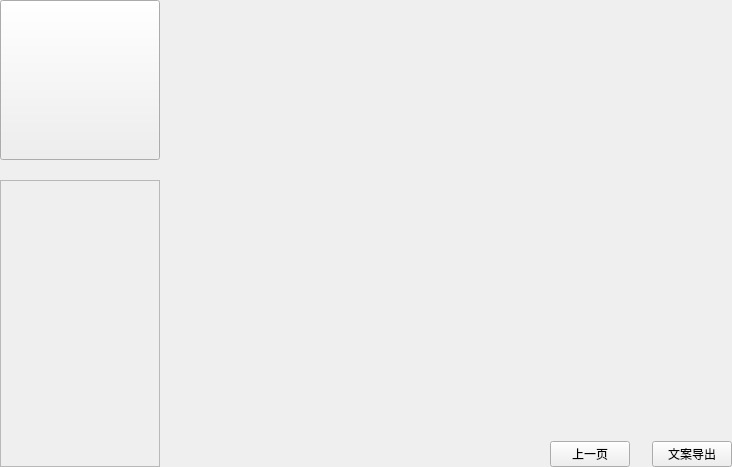
<?xml version="1.0" encoding="UTF-8"?>
<ui version="4.0">
 <class>RecipeElementWidget</class>
 <widget class="QWidget" name="RecipeElementWidget">
  <property name="geometry">
   <rect>
    <x>0</x>
    <y>0</y>
    <width>732</width>
    <height>467</height>
   </rect>
  </property>
  <property name="windowTitle">
   <string notr="true">RecipeElement</string>
  </property>
  <layout class="QHBoxLayout" name="horizontalLayout_3">
   <property name="spacing">
    <number>2</number>
   </property>
   <property name="leftMargin">
    <number>0</number>
   </property>
   <property name="topMargin">
    <number>0</number>
   </property>
   <property name="rightMargin">
    <number>0</number>
   </property>
   <property name="bottomMargin">
    <number>0</number>
   </property>
   <item>
    <layout class="QVBoxLayout" name="verticalLayout">
     <property name="spacing">
      <number>20</number>
     </property>
     <item>
      <widget class="QPushButton" name="m_btnIcon">
       <property name="minimumSize">
        <size>
         <width>160</width>
         <height>160</height>
        </size>
       </property>
       <property name="maximumSize">
        <size>
         <width>160</width>
         <height>160</height>
        </size>
       </property>
       <property name="text">
        <string/>
       </property>
      </widget>
     </item>
     <item>
      <widget class="DSGUI::DSToolListView" name="m_pToolListView">
       <property name="minimumSize">
        <size>
         <width>160</width>
         <height>0</height>
        </size>
       </property>
       <property name="maximumSize">
        <size>
         <width>160</width>
         <height>16777215</height>
        </size>
       </property>
       <property name="frameShape">
        <enum>QFrame::StyledPanel</enum>
       </property>
       <property name="frameShadow">
        <enum>QFrame::Raised</enum>
       </property>
      </widget>
     </item>
    </layout>
   </item>
   <item>
    <layout class="QVBoxLayout" name="verticalLayout_3">
     <item>
      <layout class="QVBoxLayout" name="verticalLayout_2">
       <item>
        <layout class="QHBoxLayout" name="horizontalLayout"/>
       </item>
       <item>
        <widget class="QStackedWidget" name="funcStackedWidget">
         <property name="currentIndex">
          <number>1</number>
         </property>
         <widget class="mainApp::RecipeListWidget" name="m_pRecipeWidget"/>
         <widget class="mainApp::ElementListWidget" name="m_pElementWidget"/>
        </widget>
       </item>
      </layout>
     </item>
     <item>
      <layout class="QHBoxLayout" name="horizontalLayout_2">
       <item>
        <spacer name="horizontalSpacer">
         <property name="orientation">
          <enum>Qt::Horizontal</enum>
         </property>
         <property name="sizeHint" stdset="0">
          <size>
           <width>40</width>
           <height>20</height>
          </size>
         </property>
        </spacer>
       </item>
       <item>
        <widget class="DSGUI::DSPushButton" name="m_btnFront">
         <property name="text">
          <string>上一页</string>
         </property>
        </widget>
       </item>
       <item>
        <spacer name="horizontalSpacer_2">
         <property name="orientation">
          <enum>Qt::Horizontal</enum>
         </property>
         <property name="sizeType">
          <enum>QSizePolicy::Fixed</enum>
         </property>
         <property name="sizeHint" stdset="0">
          <size>
           <width>20</width>
           <height>20</height>
          </size>
         </property>
        </spacer>
       </item>
       <item>
        <widget class="DSGUI::DSPushButton" name="m_btnExport">
         <property name="text">
          <string>文案导出</string>
         </property>
        </widget>
       </item>
      </layout>
     </item>
    </layout>
   </item>
  </layout>
 </widget>
 <customwidgets>
  <customwidget>
   <class>DSGUI::DSPushButton</class>
   <extends>QPushButton</extends>
   <header>PushButton/PushButton.h</header>
  </customwidget>
  <customwidget>
   <class>DSGUI::DSToolListView</class>
   <extends>QFrame</extends>
   <header>ToolListView/ToolListView.h</header>
   <container>1</container>
  </customwidget>
  <customwidget>
   <class>mainApp::ElementListWidget</class>
   <extends>QWidget</extends>
   <header>ElementListWidget.h</header>
   <container>1</container>
  </customwidget>
  <customwidget>
   <class>mainApp::RecipeListWidget</class>
   <extends>QWidget</extends>
   <header>RecipeListWidget.h</header>
   <container>1</container>
  </customwidget>
 </customwidgets>
 <resources/>
 <connections/>
</ui>
